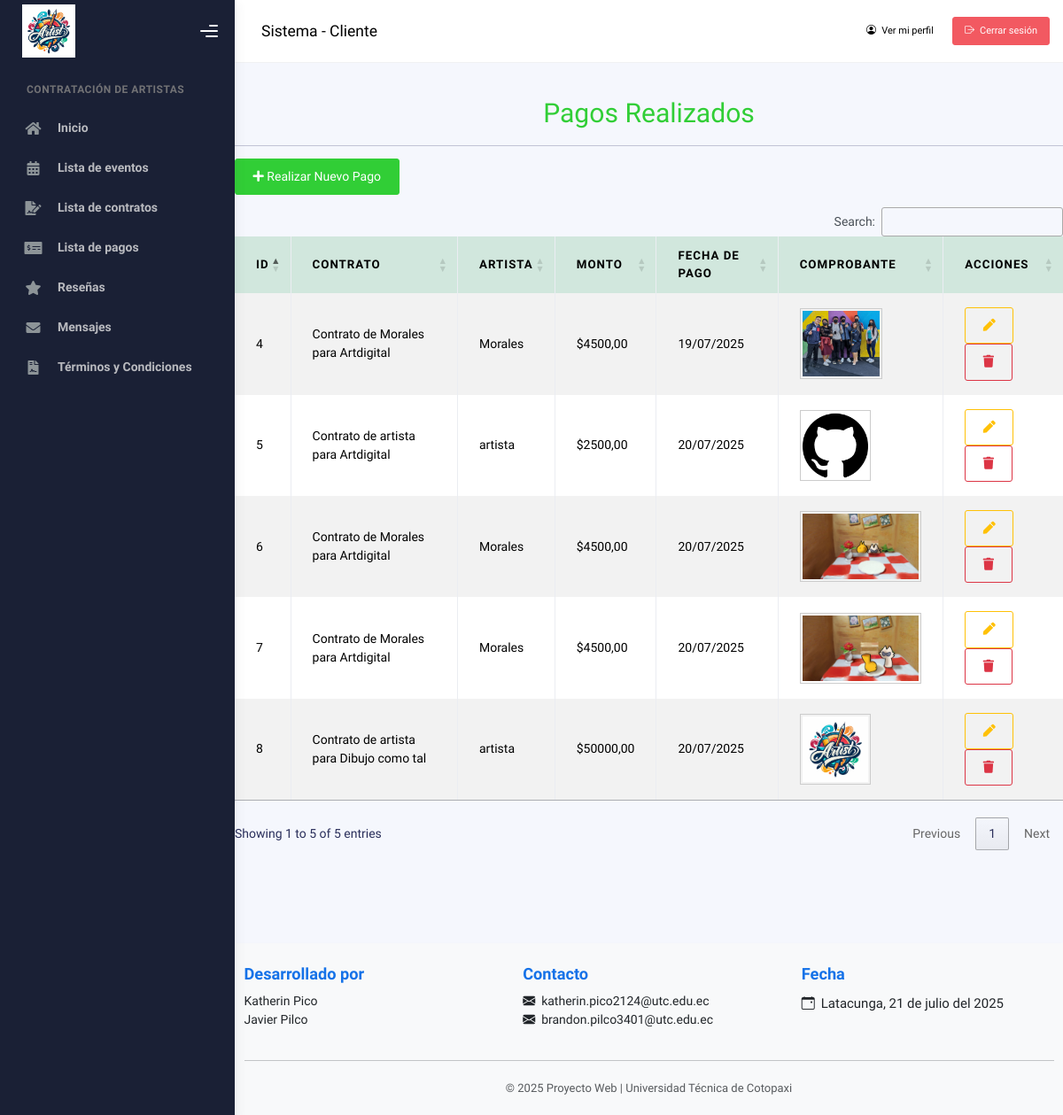
The app's page /cliente/pagos/ (signed in) with its own data.
### Aplicaciones/gestionContratos/models.py (models this page shows, shortened)
class Pago(models.Model):
    contrato = models.ForeignKey(Contrato, on_delete=models.CASCADE)
    cliente = models.ForeignKey(Usuario, on_delete=models.CASCADE, limit_choices_to={'rol': 'Cliente'}, related_name='pagos_cliente')
    artista = models.ForeignKey(Usuario, on_delete=models.CASCADE, limit_choices_to={'rol': 'Artista'}, related_name='pagos_artista')
    monto = models.DecimalField(max_digits=10, decimal_places=2)
    fecha_pago = models.DateField(auto_now_add=True)
    comprobante_imagen = models.ImageField(upload_to='pagos/comprobantes/', null=True, blank=True)
    class Meta:
        ordering = ['-fecha_pago']

class Contrato(models.Model):
    evento = models.ForeignKey(Evento, on_delete=models.CASCADE)
    artista = models.ForeignKey(Usuario, on_delete=models.CASCADE, limit_choices_to={'rol': 'Artista'})
    estado = models.CharField(max_length=20, choices=[('Pendiente', 'Pendiente'), ('Aceptado', 'Aceptado'), ('Rechazado', 'Rechazado')], default='Pendiente')
    fecha_contrato = models.DateField(auto_now_add=True)
    fecha_inicio = models.DateField(null=True, blank=True)
    fecha_fin = models.DateField(null=True, blank=True)
    costo = models.DecimalField(max_digits=10, decimal_places=2, null=True, blank=True)
    pdf = models.FileField(upload_to='contratos/pdfs/', null=True, blank=True)
    observaciones = models.TextField(null=True, blank=True)
    def __str__(self):
        return f"Contrato de {self.artista.username} para {self.evento.titulo}"
    class Meta:
        ordering = ['-fecha_contrato']

class Usuario(AbstractUser):
    telefono = models.CharField(max_length=10)
    direccion = models.TextField()
    rol = models.CharField(max_length=20, choices=ROL_CHOICES, default='Cliente')
    verificado = models.BooleanField(default=False)
    bloqueado = models.BooleanField(default=False)
    foto_perfil = models.ImageField(upload_to='usuarios/perfil/', null=True, blank=True)
    portafolio_pdf = models.FileField(upload_to='usuarios/portafolios/', null=True, blank=True)
    facebook_url = models.URLField(max_length=200, null=True, blank=True)
    x_url = models.URLField("X (Twitter)", max_length=200, null=True, blank=True)
    web_url = models.URLField("Página web", max_length=200, null=True, blank=True)
    groups = models.ManyToManyField(
        Group,
        related_name='usuarios',
        blank=True,
        help_text='Grupos a los que pertenece el usuario.',
        verbose_name='grupos',
    )
    user_permissions = models.ManyToManyField(
        Permission,
        related_name='usuarios_permisos',
        blank=True,
        help_text='Permisos específicos para el usuario.',
        verbose_name='permisos de usuario',
    )

class Evento(models.Model):
    cliente = models.ForeignKey(Usuario, on_delete=models.CASCADE, limit_choices_to={'rol': 'Cliente'})
    titulo = models.CharField(max_length=100)
    descripcion = models.TextField()
    fecha = models.DateField()
    ubicacion = models.CharField(max_length=200)
    class Meta:
        ordering = ['fecha']

### Aplicaciones/gestionContratos/views.py (the view)
# urls.py: path('cliente/pagos/', views.listar_pagos_cliente, name='listar_pagos'),
def listar_pagos_cliente(request):
    usuario_id = request.session.get('usuario_id')
    if not usuario_id:
        return redirect('login')
    cliente = get_object_or_404(Usuario, id=usuario_id, rol='Cliente')
    pagos = Pago.objects.filter(cliente=cliente).order_by('-fecha_pago')
    return render(request, 'cliente/pagos/lista_pagos.html', {
        'pagos': pagos
    })

### Aplicaciones/gestionContratos/templates/cliente/pagos/lista_pagos.html (shortened to what this page needs)
{% extends 'cliente/plantilla.html' %}
{% load static %}
{% block contenido %}
<br><br><br>
<div class="container mt-5">
    <h1 class="text-center text-success">Pagos Realizados</h1>
    <hr>
    <a href="{% url 'registrar_pago' %}" class="btn btn-success mb-3">
        <i class="fa fa-plus"></i> Realizar Nuevo Pago
    </a>
    {% if pagos %}
    <table class="table table-bordered table-striped table-hover" id="tbl_pagos">
        <thead class="table-success">
            <tr>
                <th>ID</th>
                <th>Contrato</th>
                <th>Artista</th>
                <th>Monto</th>
                <th>Fecha de Pago</th>
                <th>Comprobante</th>
                <th>ACCIONES</th>
            </tr>
        </thead>
        <tbody>
            {% for pago in pagos %}
            <tr>
                <td>{{ pago.id }}</td>
                <td>{{ pago.contrato }}</td>
                <td>{{ pago.artista.username }}</td>
                <td>${{ pago.monto }}</td>
                <td>{{ pago.fecha_pago|date:"d/m/Y" }}</td>
                <td>
                    {% if pago.comprobante_imagen %}
                        <img src="{{ pago.comprobante_imagen.url }}" alt="Comprobante pago" height="80px" style="object-fit: contain; border:1px solid #ccc; padding:2px;">
                    {% else %}
                        Ninguno
                    {% endif %}
                </td>
                <td>
                    <a href="{% url 'editar_pago' pago.id %}" class="btn btn-outline-warning">
                        <i class="fa fa-pen"></i>
                    </a>
                    <button onclick="confirmarEliminacion('{{ pago.id }}')" class="btn btn-outline-danger">
                        <i class="fa fa-trash"></i>
                    </button>
                </td>
            </tr>
            {% endfor %}
        </tbody>
    </table>
    {% else %}
    <p class="text-center">No hay pagos registrados.</p>
    {% endif %}
</div>
<br><br><br>
{% endblock %}

### records on screen
Pago: id "5", contrato "Contrato de artista para Artdigital", artista.username "artista", monto "2500,00", fecha_pago "20/07/2025", comprobante_imagen (picture)
Pago: id "6", contrato "Contrato de Morales para Artdigital", artista.username "Morales", monto "4500,00", fecha_pago "20/07/2025", comprobante_imagen (picture)
Pago: id "7", contrato "Contrato de Morales para Artdigital", artista.username "Morales", monto "4500,00", fecha_pago "20/07/2025", comprobante_imagen (picture)
Pago: id "8", contrato "Contrato de artista para Dibujo como tal", artista.username "artista", monto "50000,00", fecha_pago "20/07/2025", comprobante_imagen (picture)
Pago: id "4", contrato "Contrato de Morales para Artdigital", artista.username "Morales", monto "4500,00", fecha_pago "19/07/2025", comprobante_imagen (picture)
